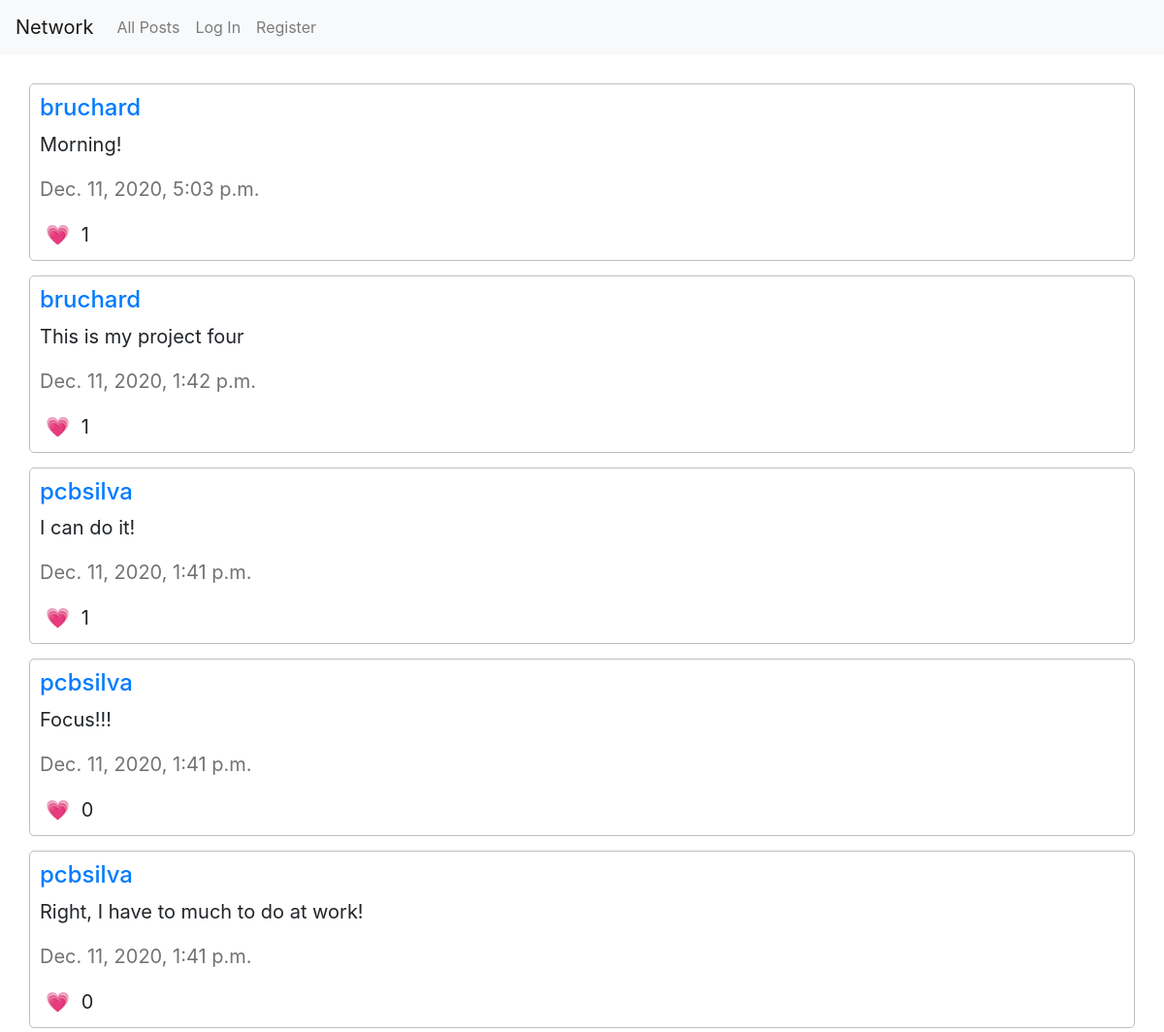
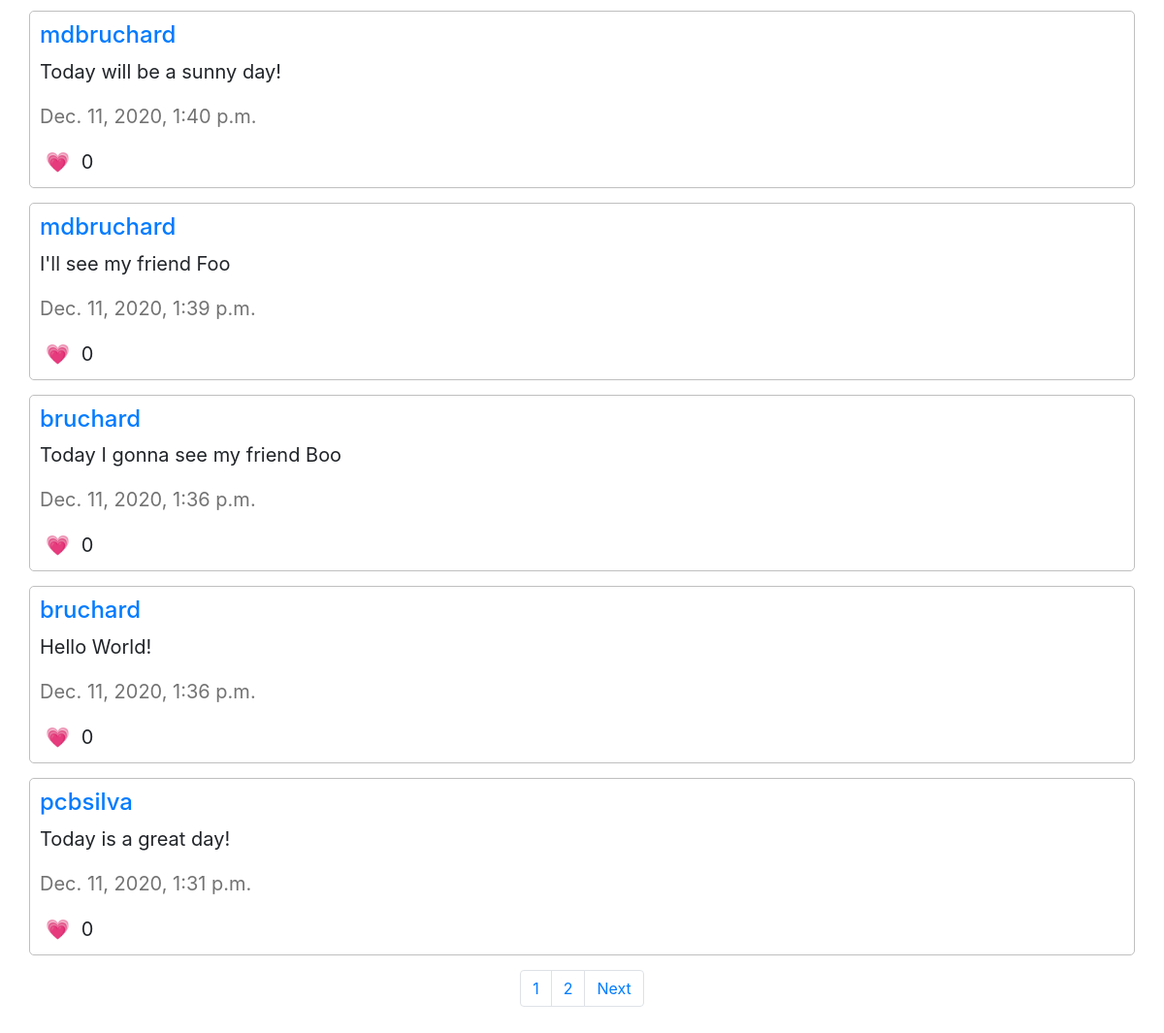
Page /all-posts on the committed database (2 pictures, top to bottom).
### network/models.py (models this page shows, shortened)
class Post(models.Model):
    post = models.CharField(max_length=256, default="New Post")
    date = models.DateTimeField(auto_now_add=True)
    user = models.ForeignKey(User, on_delete=models.CASCADE, related_name="user_name")
    like = models.ManyToManyField(User, blank=True)

class User(AbstractUser):
    following = models.ManyToManyField("self", blank=True, null=True, symmetrical=False, related_name="follow")
    followers = models.ManyToManyField("self", blank=True, null=True, symmetrical=False, related_name="follower")

### network/views.py (the view)
# urls.py: path("all-posts", views.allposts, name="allposts"),
def allposts(request):
    posts = Post.objects.all().order_by('-date')
    paginator = Paginator(posts, 10)
    page = request.GET.get('page')
    posts = paginator.get_page(page)
    return render(request, "network/allposts.html", {
    "posts": posts,
    })

### network/templates/network/allposts.html (shortened to what this page needs)
{% extends "network/layout.html" %}
{% block body %}
<div class="posts">
  {% for post in posts %}
  <div class="post" id="p{{ post.id }}">
    <h5><a href="{% url 'profile' post.user.id %}">{{ post.user }}</a></h5>
    <p id="post-text-{{ post.id }}">{{ post.post }}</p>
    <p class="post-date" id="post-date-{{ post.id }}">{{ post.date }}</p>
      <button class="like-button" id="like-button-{{ post.id }}"
      onclick="like({{ post.id }})" type="button" name="button">
      &#128151;
    </button>
      <span id="num-likes-{{ post.id }}">{{ post.like.count}}</span>
  </div>
  {% endfor %}
  {% if posts.paginator.num_pages > 1 %}
  <div class="paginator">
    <ul class="pagination justify-content-center">
    {% for num in posts.paginator.page_range %}
    <li class="page-item">
      <a class="page-link" href="?page={{ num }}" >{{ num }}</a>
    </li>
    {% endfor %}
    {% if posts.has_next %}
    <li class="page-item">
      <a class="page-link" href="?page={{ posts.next_page_number }}">Next</a>
    </li>
    {% endif %}
  </ul>
    {% endif %}
  </div>
  </div>
{% endblock %}

### network/static/network/styles.css (style rules this page uses)
.posts { margin: 30px; }
.post { border: 1px solid #bfbfbf; border-radius: 5px; padding: 10px; margin-bottom: 15px; font-size: 20px; }
.post a { font-size: 24px; }
.like-button { background-color: #fff; outline: none; border: none; font-size: 20px; }
.post-date { color: #737373; }

### rows in the picture
Post: user "bruchard", post "Morning!", date "Dec. 11, 2020, 5:03 p.m.", like.count "1"
Post: user "bruchard", post "This is my project four", date "Dec. 11, 2020, 1:42 p.m.", like.count "1"
Post: user "pcbsilva", post "I can do it!", date "Dec. 11, 2020, 1:41 p.m.", like.count "1"
Post: user "pcbsilva", post "Focus!!!", date "Dec. 11, 2020, 1:41 p.m.", like.count "0"
Post: user "pcbsilva", post "Right, I have to much to do at work!", date "Dec. 11, 2020, 1:41 p.m.", like.count "0"
Post: user "mdbruchard", post "Today will be a sunny day!", date "Dec. 11, 2020, 1:40 p.m.", like.count "0"
Post: user "mdbruchard", post "I'll see my friend Foo", date "Dec. 11, 2020, 1:39 p.m.", like.count "0"
Post: user "bruchard", post "Today I gonna see my friend Boo", date "Dec. 11, 2020, 1:36 p.m.", like.count "0"
Post: user "bruchard", post "Hello World!", date "Dec. 11, 2020, 1:36 p.m.", like.count "0"
Post: user "pcbsilva", post "Today is a great day!", date "Dec. 11, 2020, 1:31 p.m.", like.count "0"

### other values in the picture
{{ num }} "1" "2"
